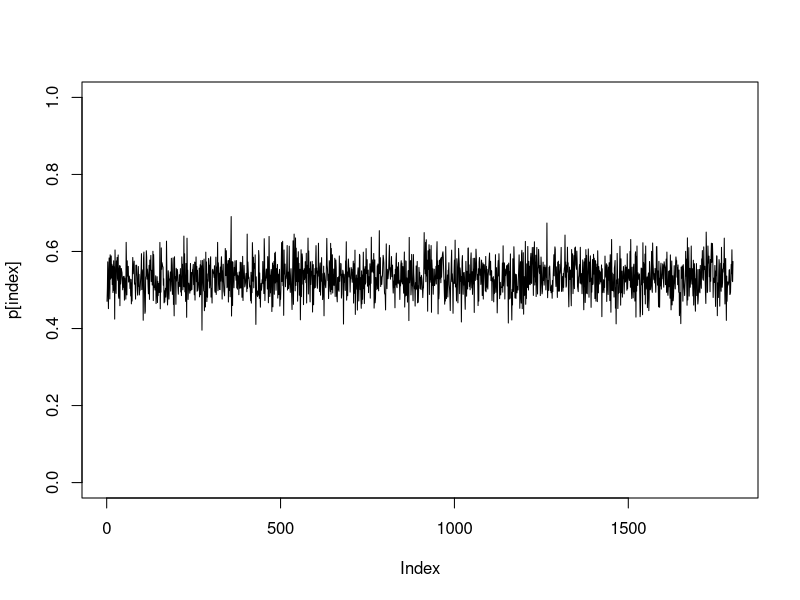
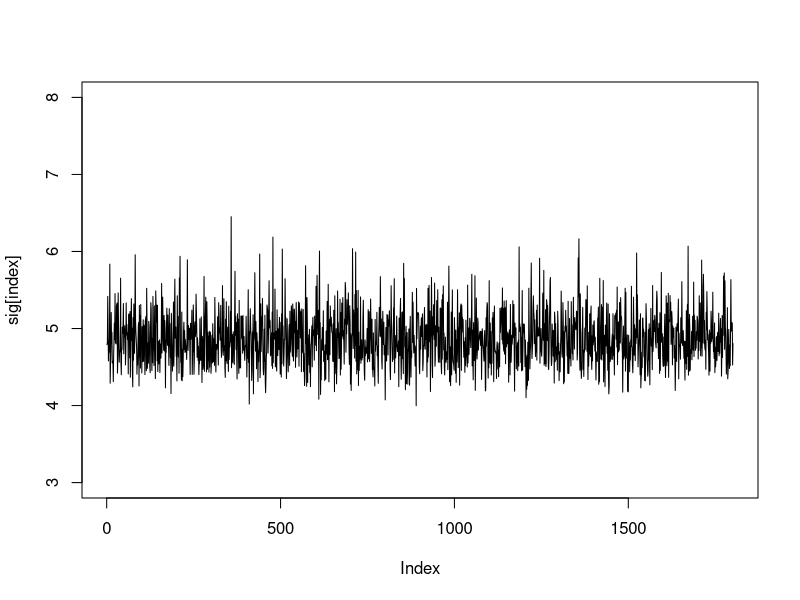
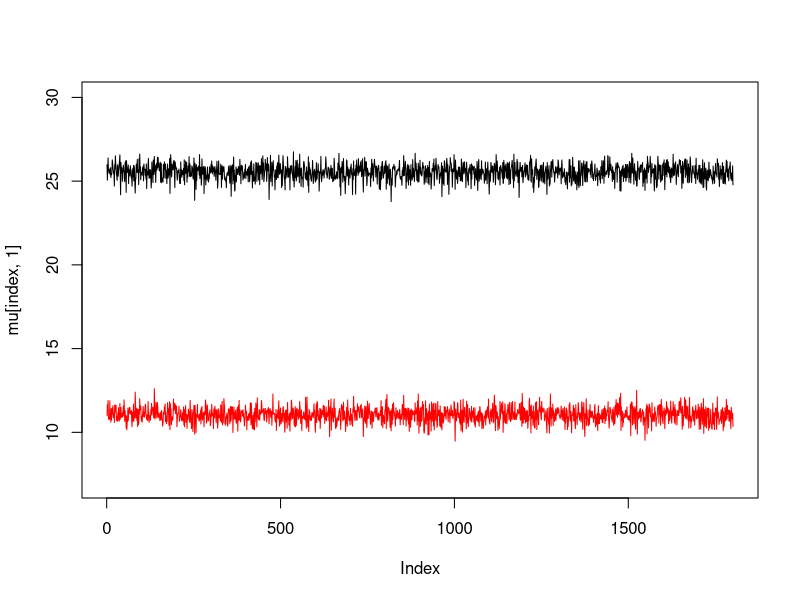

These figures' R source, in order:
### DATA GENERATION
n<-200
mu<-c(10,25)
sig<-c(5,5)
p<-c(.35,.65)
z<-sample(1:length(p),prob = p,replace = T,size = 200)
x<-rnorm(n,mu[z],sig[z])

### PRIOR INITIALISATIONS AND VECTOR/MATRIX INITIALISATIONS
p_init<-runif(1)
mu_init<-rnorm(2,0,10)
sig_init<-sqrt(1/rgamma(1,0.01,0.01))

sig<-numeric(20001)
p<-numeric(20001)
mu<-matrix(,20001,2)

### ITERATIONS
for(i in 1:20001)
{
  K<-rbinom(n,1,p_init*dnorm(x,mu_init[1],sig_init)/
              (p_init*dnorm(x,mu_init[1],sig_init)+(1-p_init)*dnorm(x,mu_init[2],sig_init)))
  p[i]<-rbeta(1,sum(K==1)+1,sum(K==0)+1)
  sig[i]<-sqrt(1/rgamma(1,0.01+n/2,0.01+(sum((x[K==1]-mu_init[1])^2)+sum((x[K==0]-mu_init[2])^2))/2))
  mu[i,1]<-rnorm(1,sum(K==1)*mean(x[K==1])*100/(100*sum(K==1)+sig[i]^2),100*sig[i]^2/(100*sum(K==1)+sig[i]^2))
  mu[i,2]<-rnorm(1,sum(K==0)*mean(x[K==0])*100/(100*sum(K==0)+sig[i]^2),100*sig[i]^2/(100*sum(K==0)+sig[i]^2))
  p_init<-p[i]
  sig_init<-sig[i]
  mu_init<-mu[i,]
}
### BURN-IN AND THINNING, ESTIMATES AND 95% CONFIDENCE INTERVALS
index<-seq(from=2001,to=20001,by=10)

mean(p[index])
apply(mu[index,], 2, mean)
mean(sig[index])
quantile(p[index],c(0.025,0.975))
apply(mu[index,],2,quantile,c(0.025,0.975))
quantile(sig[index],c(0.025,0.975))


plot(p[index],type = "l",ylim=c(0,1))
plot(sig[index],type = "l",ylim=c(3,8))
plot(mu[index,1],type="l",ylim = c(7,30))
lines(mu[index,2],col='red')
